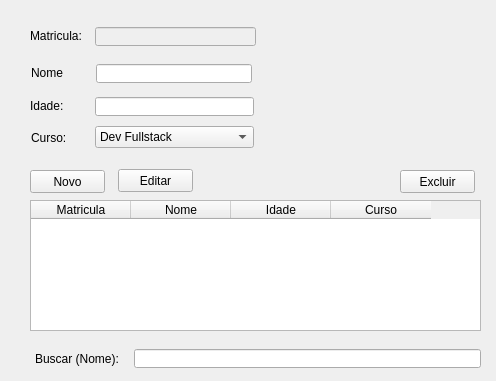
<?xml version="1.0" encoding="UTF-8"?>
<ui version="4.0">
 <class>CadAlunos</class>
 <widget class="QMainWindow" name="CadAlunos">
  <property name="geometry">
   <rect>
    <x>0</x>
    <y>0</y>
    <width>496</width>
    <height>381</height>
   </rect>
  </property>
  <property name="windowTitle">
   <string>Cadastro de Alunos</string>
  </property>
  <widget class="QWidget" name="centralwidget">
   <widget class="QLabel" name="label">
    <property name="geometry">
     <rect>
      <x>30</x>
      <y>20</y>
      <width>61</width>
      <height>31</height>
     </rect>
    </property>
    <property name="styleSheet">
     <string notr="true">color: rgb(0, 0, 0);
font: 10pt &quot;MS Sans Serif&quot;;</string>
    </property>
    <property name="text">
     <string>Matricula:</string>
    </property>
   </widget>
   <widget class="QLineEdit" name="txt_matricula">
    <property name="enabled">
     <bool>false</bool>
    </property>
    <property name="geometry">
     <rect>
      <x>95</x>
      <y>27</y>
      <width>161</width>
      <height>19</height>
     </rect>
    </property>
   </widget>
   <widget class="QLineEdit" name="txt_nome">
    <property name="geometry">
     <rect>
      <x>96</x>
      <y>64</y>
      <width>156</width>
      <height>19</height>
     </rect>
    </property>
   </widget>
   <widget class="QLabel" name="label_2">
    <property name="geometry">
     <rect>
      <x>31</x>
      <y>57</y>
      <width>61</width>
      <height>31</height>
     </rect>
    </property>
    <property name="styleSheet">
     <string notr="true">color: rgb(0, 0, 0);
font: 10pt &quot;MS Sans Serif&quot;;</string>
    </property>
    <property name="text">
     <string>Nome</string>
    </property>
   </widget>
   <widget class="QLineEdit" name="txt_idade">
    <property name="geometry">
     <rect>
      <x>95</x>
      <y>97</y>
      <width>159</width>
      <height>19</height>
     </rect>
    </property>
   </widget>
   <widget class="QLabel" name="label_3">
    <property name="geometry">
     <rect>
      <x>30</x>
      <y>90</y>
      <width>61</width>
      <height>31</height>
     </rect>
    </property>
    <property name="styleSheet">
     <string notr="true">color: rgb(0, 0, 0);
font: 10pt &quot;MS Sans Serif&quot;;</string>
    </property>
    <property name="text">
     <string>Idade:</string>
    </property>
   </widget>
   <widget class="QLabel" name="label_4">
    <property name="geometry">
     <rect>
      <x>31</x>
      <y>122</y>
      <width>61</width>
      <height>31</height>
     </rect>
    </property>
    <property name="styleSheet">
     <string notr="true">color: rgb(0, 0, 0);
font: 10pt &quot;MS Sans Serif&quot;;</string>
    </property>
    <property name="text">
     <string>Curso:</string>
    </property>
   </widget>
   <widget class="QPushButton" name="btn_novo">
    <property name="geometry">
     <rect>
      <x>30</x>
      <y>170</y>
      <width>75</width>
      <height>23</height>
     </rect>
    </property>
    <property name="text">
     <string>Novo</string>
    </property>
   </widget>
   <widget class="QPushButton" name="btn_editar">
    <property name="geometry">
     <rect>
      <x>118</x>
      <y>169</y>
      <width>75</width>
      <height>23</height>
     </rect>
    </property>
    <property name="text">
     <string>Editar</string>
    </property>
   </widget>
   <widget class="QPushButton" name="btn_excluir">
    <property name="geometry">
     <rect>
      <x>400</x>
      <y>170</y>
      <width>75</width>
      <height>23</height>
     </rect>
    </property>
    <property name="text">
     <string>Excluir</string>
    </property>
   </widget>
   <widget class="QTableWidget" name="tb_alunos">
    <property name="geometry">
     <rect>
      <x>30</x>
      <y>200</y>
      <width>451</width>
      <height>131</height>
     </rect>
    </property>
    <column>
     <property name="text">
      <string>Matricula</string>
     </property>
    </column>
    <column>
     <property name="text">
      <string>Nome</string>
     </property>
    </column>
    <column>
     <property name="text">
      <string>Idade</string>
     </property>
    </column>
    <column>
     <property name="text">
      <string>Curso</string>
     </property>
    </column>
   </widget>
   <widget class="QLabel" name="label_5">
    <property name="geometry">
     <rect>
      <x>35</x>
      <y>343</y>
      <width>101</width>
      <height>31</height>
     </rect>
    </property>
    <property name="styleSheet">
     <string notr="true">color: rgb(0, 0, 0);
font: 10pt &quot;MS Sans Serif&quot;;</string>
    </property>
    <property name="text">
     <string>Buscar (Nome):</string>
    </property>
   </widget>
   <widget class="QLineEdit" name="txt_buscar">
    <property name="geometry">
     <rect>
      <x>134</x>
      <y>349</y>
      <width>347</width>
      <height>19</height>
     </rect>
    </property>
    <property name="text">
     <string/>
    </property>
   </widget>
   <widget class="QComboBox" name="cb_curso">
    <property name="geometry">
     <rect>
      <x>95</x>
      <y>126</y>
      <width>159</width>
      <height>22</height>
     </rect>
    </property>
    <item>
     <property name="text">
      <string>Dev Fullstack</string>
     </property>
    </item>
    <item>
     <property name="text">
      <string>Design</string>
     </property>
    </item>
    <item>
     <property name="text">
      <string>Fotografia</string>
     </property>
    </item>
    <item>
     <property name="text">
      <string>Markeing</string>
     </property>
    </item>
    <item>
     <property name="text">
      <string>Metaverso</string>
     </property>
    </item>
   </widget>
  </widget>
 </widget>
 <resources/>
 <connections/>
</ui>
